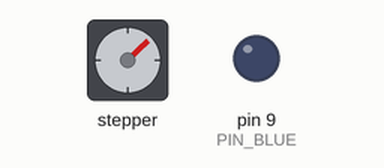
This sketch was run on a simulated Arduino Uno, built with avr-gcc and run on an emulated ATmega328P. Shown: stepper motor, output pins drawn as LEDs (lit = HIGH). Wiring (inferred from the names in the program): stepper motor (2048 steps per turn assumed): coils pin 10, pin 11, pin 12, pin 13. Pins used as bus, display or sensor lines are not drawn.

Above: at 0.05 s.
At 0.85 s:
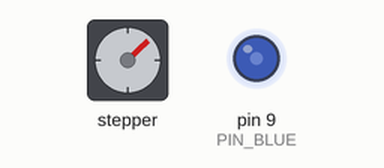
At 1.7 s:
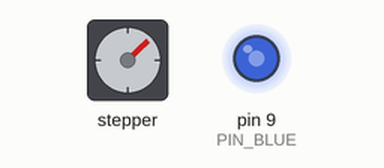
At 2.6 s:
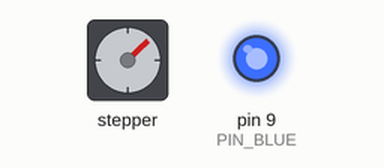
Timing chart, 0 to 6.1 s (numbered marks = the images above):
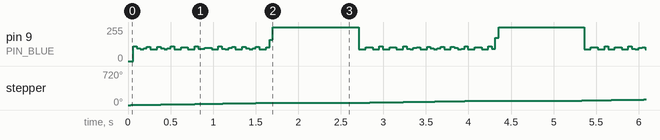

The sketch:

HABController.ino
```cpp
#include "Arduino.h"
#include "steppermotor.h"
#include "assert.h"

#define PIN_ORANGE 12
#define PIN_YELLOW 11
#define PIN_PINK 10
#define PIN_BLUE 9

#define PIN_LED 13

StepperMotor* motor = NULL;
byte dir = CW;

void setup(){
	pinMode(PIN_LED,OUTPUT);
	//pinMode(A0,INPUT);

	motor = new StepperMotor(PIN_ORANGE,PIN_YELLOW,PIN_PINK,PIN_BLUE);
}

void loop(){
	motor->turn(dir,90,MODE_HALFSTEP);
	//dir=!dir;
	delay(1000);
}
```

assert.h
```cpp
#include "arduino.h"

#define assert(e) if(!e){byte state = HIGH;while(true){digitalWrite(13,state);state = state==HIGH?LOW:HIGH;delay(100);}}
```

steppermotor.cpp
```cpp
#include "Arduino.h"
#include "steppermotor.h"
#include "assert.h"

//time to wait after each individual magnet assignment
#define MOTOR_COOLDOWN_TIME_MICROS 1500
#define STEPS_PER_DEGREE 12

StepperMotor::StepperMotor(byte o,byte y,byte p,byte b,byte debug):
	_state(0),
	_pin_orange(o),
	_pin_yellow(y),
	_pin_pink(p),
	_pin_blue(b),
	_debug(debug)
{setPinModes();}

StepperMotor::StepperMotor(byte o,byte y,byte p,byte b):
	_state(0),
	_pin_orange(o),
	_pin_yellow(y),
	_pin_pink(p),
	_pin_blue(b),
	_debug(false)
{setPinModes();}

//Auxiliary method which initializes the assigned pins
void StepperMotor::setPinModes(){
	pinMode(_pin_orange,OUTPUT);
	pinMode(_pin_yellow,OUTPUT);
	pinMode(_pin_pink,OUTPUT);
	pinMode(_pin_blue,OUTPUT);
}

void StepperMotor::singleStep(byte reverse,byte stepmode){
	if(stepmode==MODE_HALFSTEP){
		this->halfStep(reverse);
	}else if(stepmode==MODE_FULLSTEP){
		this->fullStep(reverse);
	}else{
		assert(false);
	}
	_state=(_state+1)%8;
	delayMicroseconds(MOTOR_COOLDOWN_TIME_MICROS);
	//delayMicroseconds(2000);
}

void StepperMotor::turn(byte reverse, int degrees, byte stepmode){
	byte _reverse = reverse;

	//flip direction if degrees are negative
	if(degrees<0){
		_reverse = !reverse;
	}

	//perform the required amount of steps
	for(unsigned int i = 0;i<degrees*STEPS_PER_DEGREE;i++){
		singleStep(_reverse,stepmode);
	}
}

void StepperMotor::setPins(byte o, byte y, byte p, byte b,byte reverse){
	digitalWrite(_pin_orange,reverse?b:o);
	digitalWrite(_pin_yellow,reverse?p:y);
	digitalWrite(_pin_pink,reverse?y:p);
	digitalWrite(_pin_blue,reverse?o:b);
}

void StepperMotor::fullStep(byte reverse){
  switch(_state){
     case 0:
     case 1:{
        setPins(HIGH,HIGH,LOW,LOW,reverse);
        break;
     }
     case 2:
     case 3:{
       setPins(LOW,HIGH,HIGH,LOW,reverse);
       break;
     }
     case 4:
     case 5:{
       setPins(LOW,LOW,HIGH,HIGH,reverse);
       break;
     }
     case 6:
     case 7:{
       setPins(HIGH,LOW,LOW,HIGH,reverse);
       break;
     }
  }
}

void StepperMotor::halfStep(byte reverse){
	switch(this->_state){
		case 0:{
			this->setPins(HIGH,LOW,LOW,LOW,reverse);
			break;
		}
		case 1:{
			this->setPins(HIGH,HIGH,LOW,LOW,reverse);
			break;
		}
		case 2:{
			this->setPins(LOW,HIGH,LOW,LOW,reverse);
			break;
		}
		case 3:{
			this->setPins(LOW,HIGH,HIGH,LOW,reverse);
			break;
		}
		case 4:{
			this->setPins(LOW,LOW,HIGH,LOW,reverse);
			break;
		}
		case 5:{
			this->setPins(LOW,LOW,HIGH,HIGH,reverse);
			break;
		}
		case 6:{
			this->setPins(LOW,LOW,LOW,HIGH,reverse);
			break;
		}
		case 7:{
			this->setPins(HIGH,LOW,LOW,HIGH,reverse);
			break;
		}
	}
}
```

steppermotor.h
```cpp
#ifndef StepperMotor_h
#define StepperMotor_h

/**
* 28BYJ-48 5V stepper motor driver for use without a driver board
* Author: SwiftPengu
*
* Connect the red wire to the 5V pin
*/
#include "Arduino.h"

#define MODE_FULLSTEP 0
#define MODE_HALFSTEP 1

#define CW true
#define CCW false

class StepperMotor{
public:
	StepperMotor(byte,byte,byte,byte);
	StepperMotor(byte,byte,byte,byte,byte);
	void singleStep(byte,byte);
	void turn(byte,int,byte);
	void fullStep(byte);
	void halfStep(byte);
private:
	byte _pin_orange;
	byte _pin_yellow;
	byte _pin_pink;
	byte _pin_blue;

	byte _state;
	byte _debug;

	void setPinModes(void);
	void setPins(byte,byte,byte,byte,byte);
};
#endif
```

Measured:
- by itself, stepper: turns 47° clockwise in 1.6 s, repeating every 2.6 s
